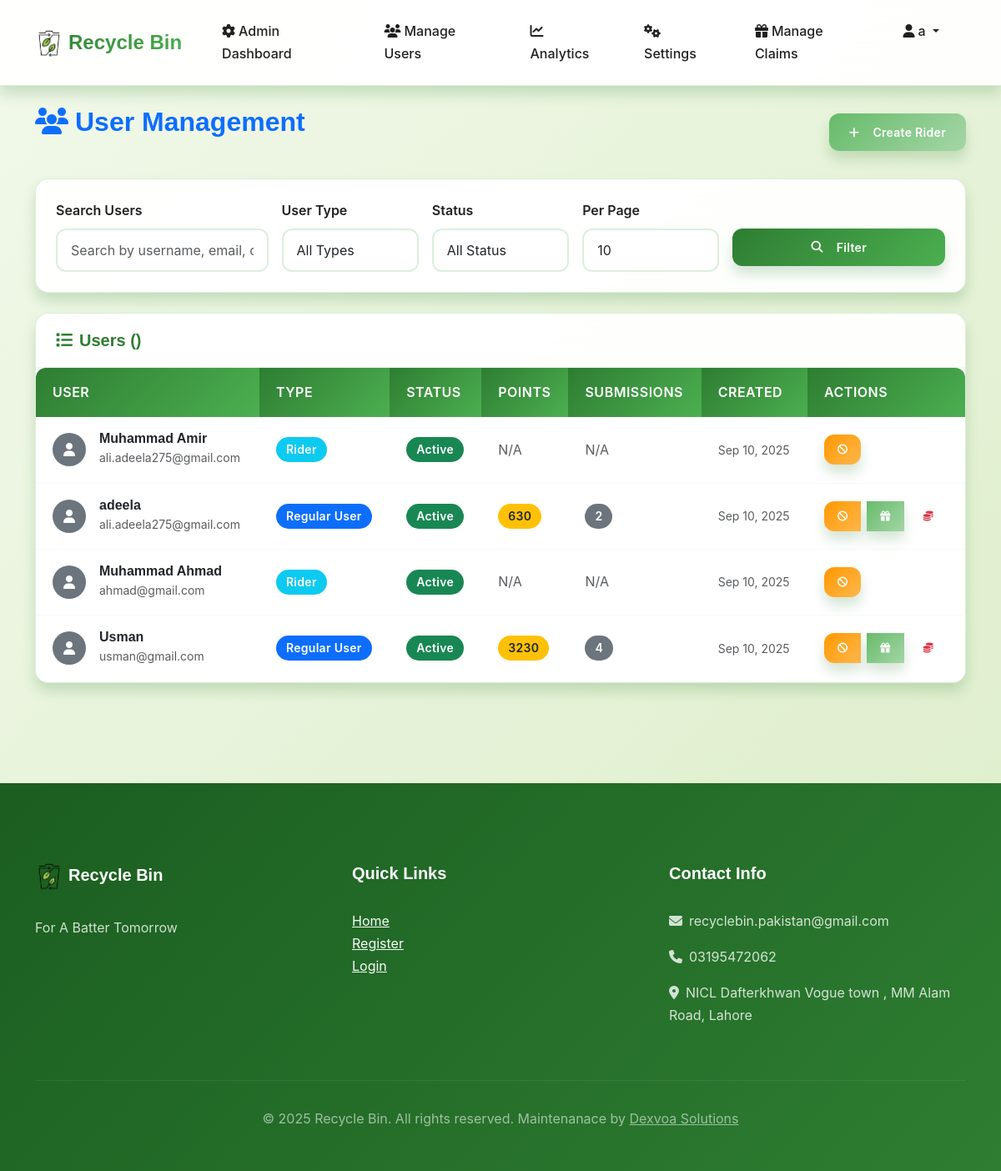
/manage-users/ (signed in), run on an earlier commit of the app's database.
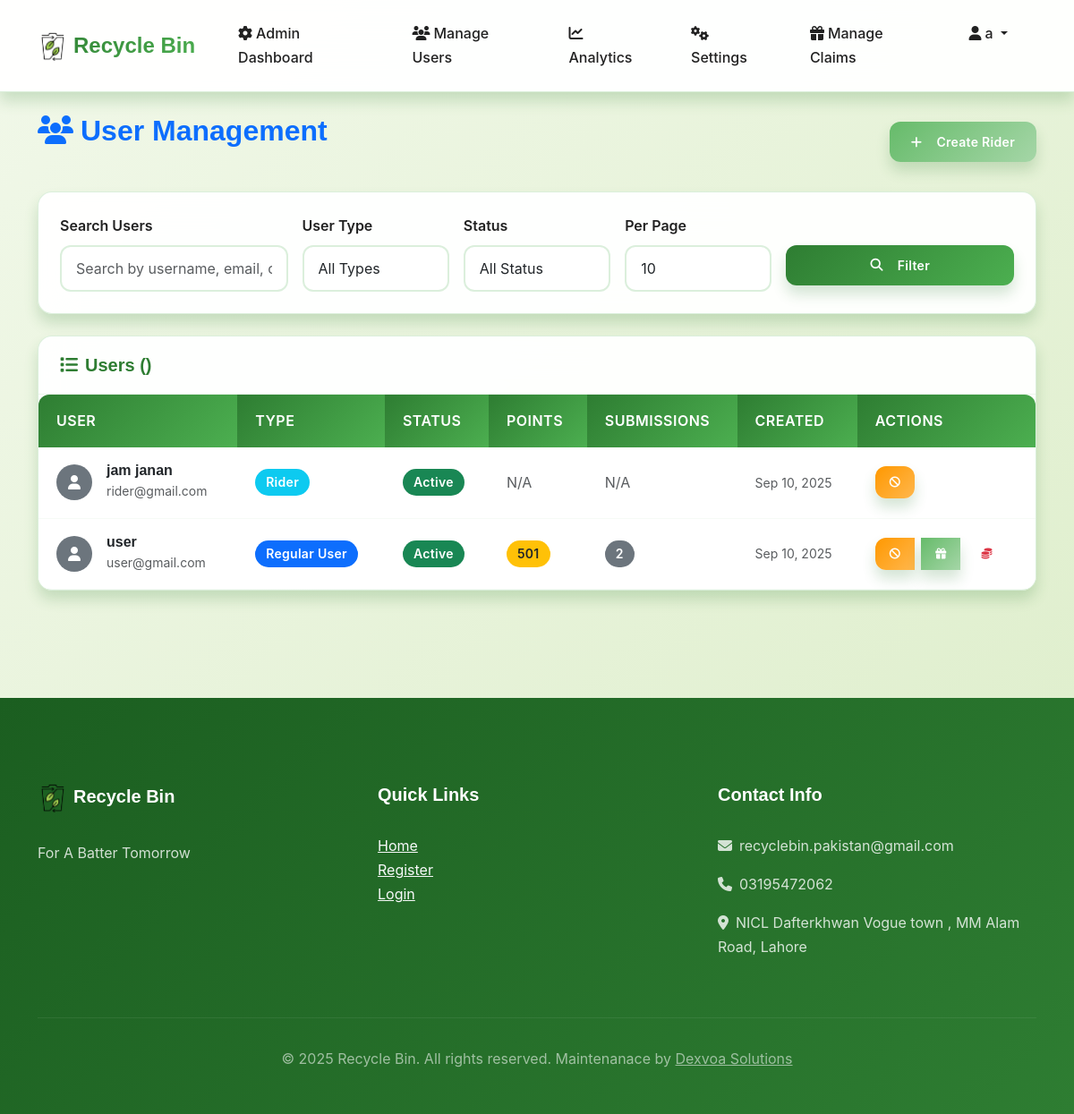
And on a later commit of the database.
### accounts/models.py (models this page shows, shortened)
class CustomUser(AbstractUser):
    USER_TYPE_CHOICES = (
        ('user', 'Regular User'),
        ('rider', 'Rider'),
        ('admin', 'Admin')
    )
    STATUS_CHOICES = (
        ('active', 'Active'),
        ('inactive', 'Inactive'),
        ('suspended', 'Suspended'),
    )
    user_type = models.CharField(max_length=10, choices=USER_TYPE_CHOICES, default='user')
    phone = models.CharField(max_length=15, blank=True)
    reward_points = models.PositiveIntegerField(default=0)
    profile_image = models.ImageField(upload_to='profile_images/', blank=True, null=True)
    location = models.CharField(max_length=255, blank=True, help_text="Default collection location")
    status = models.CharField(max_length=10, choices=STATUS_CHOICES, default='active')
    created_at = models.DateTimeField(auto_now_add=True)
    updated_at = models.DateTimeField(auto_now=True)
    id_proof = models.ImageField(upload_to='id_proofs/', blank=True, null=True)
    vehicle_type = models.CharField(max_length=50, blank=True, null=True)
    vehicle_model = models.CharField(max_length=50, blank=True, null=True)
    license_plate = models.CharField(max_length=20, blank=True, null=True)
    vehicle_color = models.CharField(max_length=30, blank=True, null=True)

### dashboard/views.py (the view, shortened to what this page needs)
# urls.py: path('manage-users/', views.manage_users, name='manage_users'),
@login_required
@user_passes_test(is_admin)
def manage_users(request):
    search_query = request.GET.get('search', '')
    user_type_filter = request.GET.get('user_type', '')
    status_filter = request.GET.get('status', '')
    per_page = int(request.GET.get('per_page', 10))
    users = CustomUser.objects.exclude(user_type='admin')
    if user_type_filter:
        users = users.filter(user_type=user_type_filter)
    if status_filter:
        users = users.filter(status=status_filter)
    users = users.order_by('-created_at')
    paginator = Paginator(users, per_page)
    page_number = request.GET.get('page')
    page_obj = paginator.get_page(page_number)
    context = {
        'users': page_obj,
        'search_query': search_query,
        'user_type_filter': user_type_filter,
        'status_filter': status_filter,
        'per_page': per_page,
        'is_paginated': paginator.num_pages > 1,
        'page_obj': page_obj,
    }
    return render(request, 'dashboard/manage_users.html', context)

### dashboard/views.py (called while the page is built)
def is_admin(user):
    return user.is_authenticated and user.user_type == 'admin'

### templates/dashboard/manage_users.html (shortened to what the changed rows need)
{% extends 'base.html' %}
{% block content %}
<div class="container py-4">
    <div class="row mb-4">
        <div class="col-12">
            <div class="d-flex justify-content-between align-items-center">
                <h2 class="text-primary">
                    <i class="fas fa-users me-2"></i>User Management
                </h2>
            </div>
        </div>
    </div>
    <div class="row">
        <div class="col-12">
            <div class="card">
                <div class="card-body p-0">
                    <div class="table-responsive">
                        <table class="table table-hover mb-0">
                            <thead class="table-dark">
                                <tr>
                                    <th>User</th>
                                    <th>Type</th>
                                    <th>Status</th>
                                    <th>Points</th>
                                    <th>Submissions</th>
                                    <th>Created</th>
                                    <th>Actions</th>
                                </tr>
                            </thead>
                            <tbody>
                                {% for user in users %}
                                <tr>
                                    <td>
                                        <div class="d-flex align-items-center">
                                            {% if user.profile_image %}
                                                <img src="{{ user.profile_image.url }}" alt="Profile"
                                                     class="rounded-circle me-3" style="width: 40px; height: 40px; object-fit: cover;">
                                            {% else %}
                                                <div class="rounded-circle bg-secondary d-flex align-items-center justify-content-center me-3"
                                                     style="width: 40px; height: 40px;">
                                                    <i class="fas fa-user text-white"></i>
                                                </div>
                                            {% endif %}
                                            <div>
                                                <h6 class="mb-0">{{ user.get_full_name|default:user.username }}</h6>
                                                <small class="text-muted">{{ user.email }}</small>
                                            </div>
                                        </div>
                                    </td>
                                    <td>
                                        <span class="badge {% if user.user_type == 'rider' %}bg-info{% else %}bg-primary{% endif %}">
                                            {{ user.get_user_type_display }}
                                        </span>
                                    </td>
                                    <td>
                                        <span class="badge {% if user.status == 'active' %}bg-success{% elif user.status == 'suspended' %}bg-danger{% else %}bg-warning{% endif %}">
                                            {{ user.get_status_display }}
                                        </span>
                                    </td>
                                    <td>
                                        {% if user.user_type == 'rider' %}
                                            <span class="text-muted">N/A</span>
                                        {% else %}
                                            <span class="badge bg-warning text-dark">{{ user.reward_points }}</span>
                                        {% endif %}
                                    </td>
                                    <td>
                                        {% if user.user_type == 'rider' %}
                                            <span class="text-muted">N/A</span>
                                        {% else %}
                                            <span class="badge bg-secondary">{{ user.submissions.count }}</span>
                                        {% endif %}
                                    </td>
                                    <td>
                                        <small class="text-muted">{{ user.created_at|date:"M d, Y" }}</small>
                                    </td>
                                    <td>
                                        <div class="btn-group" role="group">
                                            {% if user.status == 'active' %}
                                                <a href="{% url 'dashboard:toggle_user_status' user.id %}"
                                                   class="btn btn-sm btn-warning"
                                                   onclick="return confirm('Are you sure you want to suspend this user?')">
                                                    <i class="fas fa-ban"></i>
                                                </a>
                                            {% else %}
                                                <a href="{% url 'dashboard:toggle_user_status' user.id %}"
                                                   class="btn btn-sm btn-success">
                                                    <i class="fas fa-check"></i>
                                                </a>
                                            {% endif %}
                                            {% if user.user_type == 'user' %}
                                            <button class="btn btn-sm btn-success"
                                                    onclick="showBonusPointsModal('{{ user.id }}', '{{ user.username }}')"
                                                    title="Add bonus points">
                                                <i class="fas fa-gift"></i>
                                            </button>
                                            {% endif %}
                                            {% if user.reward_points >= 1 %}
                                            <button class="btn btn-sm btn-outline-danger"
                                                    onclick="clearUserPoints('{{ user.id }}', '{{ user.username }}')"
                                                    title="Clear reward points">
                                                <i class="fas fa-coins"></i>
                                            </button>
                                            {% endif %}
                                        </div>
                                    </td>
                                </tr>
                                {% endfor %}
                            </tbody>
                        </table>
                    </div>
                </div>
            </div>
        </div>
    </div>
</div>
{% endblock %}

What changed in the data, as far as the page shows it:
removed CustomUser: get_full_name "Muhammad Amir", email "ali.adeela275@gmail.com", user_type "Rider", status "Active", shows "N/A", created_at "Sep 10, 2025"
removed CustomUser: get_full_name "adeela", email "ali.adeela275@gmail.com", user_type "Regular User", status "Active", reward_points "630", submissions.count "2", created_at "Sep 10, 2025"
removed CustomUser: get_full_name "Muhammad Ahmad", email "ahmad@gmail.com", user_type "Rider", status "Active", shows "N/A", created_at "Sep 10, 2025"
removed CustomUser: get_full_name "Usman", email "usman@gmail.com", user_type "Regular User", status "Active", reward_points "3230", submissions.count "4", created_at "Sep 10, 2025"
added CustomUser: get_full_name "jam janan", email "rider@gmail.com", user_type "Rider", status "Active", shows "N/A", created_at "Sep 10, 2025"
added CustomUser: get_full_name "user", email "user@gmail.com", user_type "Regular User", status "Active", reward_points "501", submissions.count "2", created_at "Sep 10, 2025"
